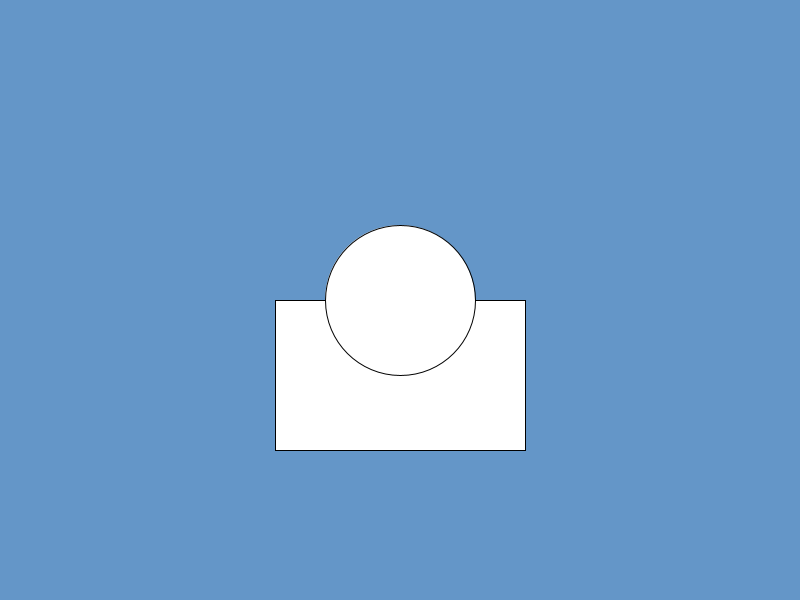
Frame 1 (no input)
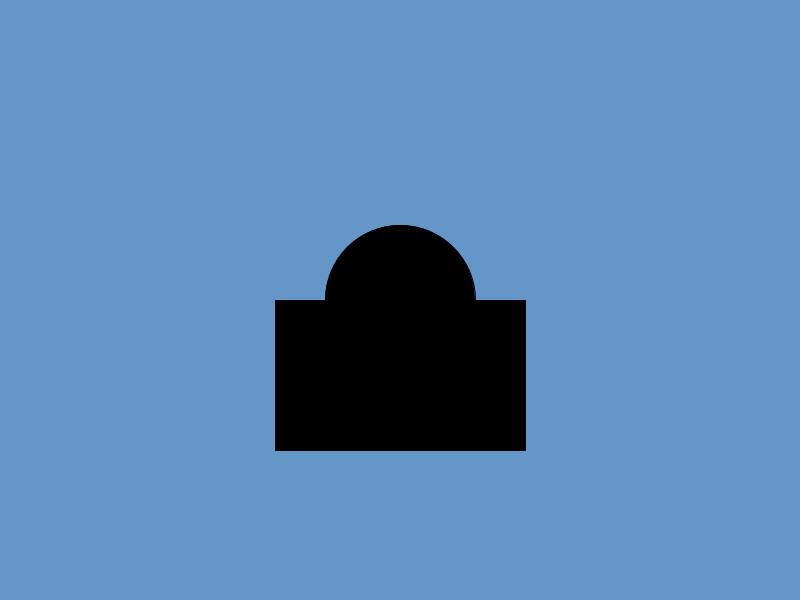
Frame 60 (the mouse pressed at the canvas centre just before this capture)
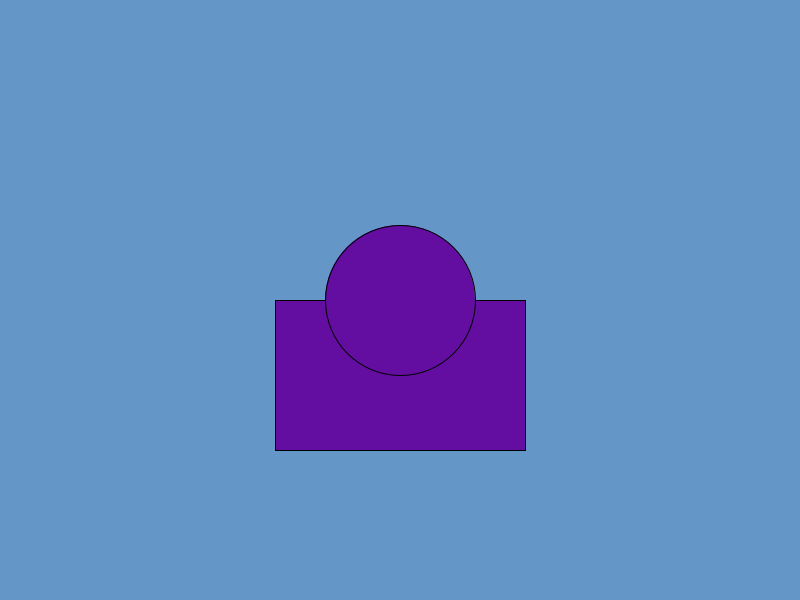
Frame 120 (the mouse held since frame 60 and released just before this capture)

The Processing sketch that drew these frames (run headless with seeded random() and noise(); from frame 60 on, the mouse is pressed at the canvas centre):

// Processing sketch: First__Sketch
// ── First__Sketch.pde
int x=1;
int y=1;
int z=1;
void setup(){
 size(800,600); 
}
void draw(){
background(100,150,200);
  rect(275,300,250,150);
ellipse(400,300,150,150);
if(mousePressed){
fill(random(256),random(256),random(256));
}
else{
fill(mouseX,mouseY,mouseY);
}

}
